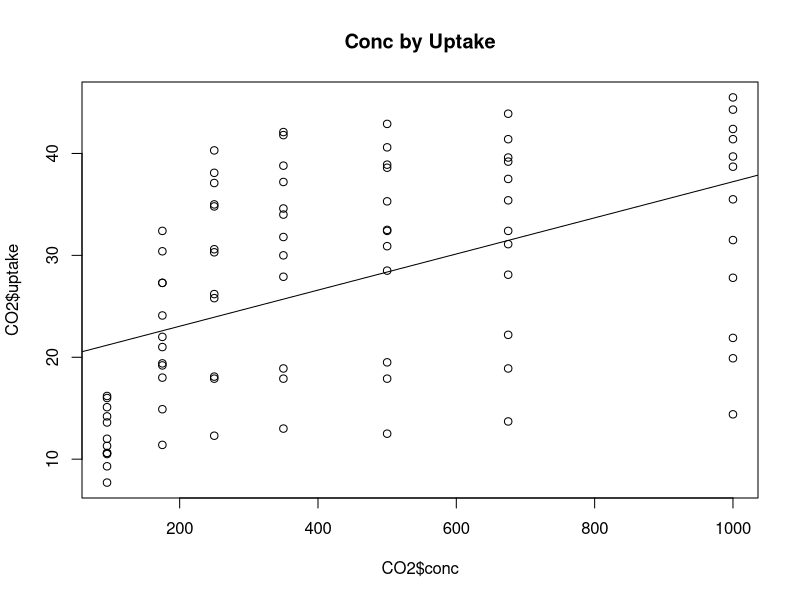

This chart was generated by the following R code:

##Upload code into Github from R through console
getwd()
ls()

library(datasets)
str(CO2)  
fit<-lm(uptake ~ conc,data = CO2)
summary(fit)
str(fit)
fitted(fit)
residuals(fit)

plot(CO2$conc, CO2$uptake, main = "Conc by Uptake")
abline(fit)
